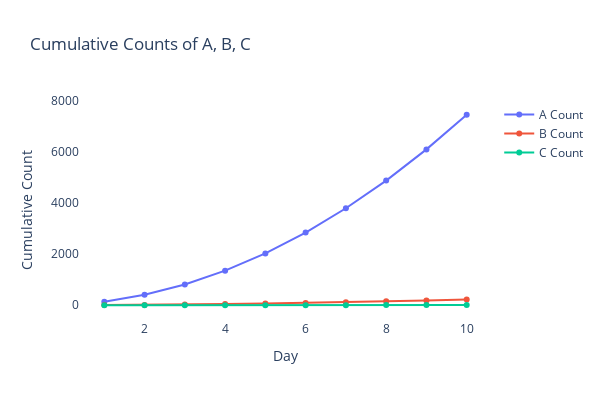

The cell this chart's notebook holds for it:
### Code cell
max_len = day_length
pre_data = total_df["previouse_data"]
# real_data = total_df["data"]
A_counts = []
B_counts = []
C_counts = []
for i in range(WANT_DAY):
    # 조각조각 탐색 
    temp_list = pre_data[:max_len]
    # real_data[:max_len+day_length]
    
    A_cnt = len([num for num in temp_list if 2.9 <= num <= 3.1])            # A
    B_cnt = len([num for num in temp_list if 2.8 <= num <= 3.2]) - A_cnt    # B
    C_cnt = len(temp_list) - (A_cnt + B_cnt)                                # C
    
    # max_len += day_length
    # print(A_cnt, B_cnt, C_cnt)
    # print()
    
    A_counts.append(A_cnt)
    B_counts.append(B_cnt)
    C_counts.append(C_cnt)
    
    max_len += day_length

# Create a cumulative sum for each count
A_cumulative = [sum(A_counts[:i+1]) for i in range(len(A_counts))]
B_cumulative = [sum(B_counts[:i+1]) for i in range(len(B_counts))]
C_cumulative = [sum(C_counts[:i+1]) for i in range(len(C_counts))]

# Create the Plotly graph
fig = go.Figure()

fig.add_trace(go.Scatter(x=list(range(1, WANT_DAY + 1)), y=A_cumulative, mode='lines+markers', name='A Count'))
fig.add_trace(go.Scatter(x=list(range(1, WANT_DAY + 1)), y=B_cumulative, mode='lines+markers', name='B Count'))
fig.add_trace(go.Scatter(x=list(range(1, WANT_DAY + 1)), y=C_cumulative, mode='lines+markers', name='C Count'))

fig.update_layout(
    title='Cumulative Counts of A, B, C',
    xaxis_title='Day',
    yaxis_title='Cumulative Count',
    paper_bgcolor='rgba(0,0,0,0)',
    plot_bgcolor='rgba(0,0,0,0)',
    width=600, height=400
)

### Figure 1 — Plotly figure (JSON) as saved in the notebook; plotly's stock layout.template omitted (floating-point values rounded to 4 significant figures)
{"data": [{"mode": "lines+markers", "name": "A Count", "type": "scatter", "x": [1, 2, 3, 4, 5, 6, 7, 8, 9, 10], "y": [134, 408, 813, 1353, 2031, 2846, 3797, 4881, 6103, 7459]}, {"mode": "lines+markers", "name": "B Count", "type": "scatter", "x": [1, 2, 3, 4, 5, 6, 7, 8, 9, 10], "y": [6, 12, 27, 47, 68, 92, 120, 153, 188, 229]}, {"mode": "lines+markers", "name": "C Count", "type": "scatter", "x": [1, 2, 3, 4, 5, 6, 7, 8, 9, 10], "y": [0, 0, 0, 0, 1, 2, 3, 6, 9, 12]}], "layout": {"height": 400, "paper_bgcolor": "rgba(0,0,0,0)", "plot_bgcolor": "rgba(0,0,0,0)", "title": {"text": "Cumulative Counts of A, B, C"}, "width": 600, "xaxis": {"title": {"text": "Day"}}, "yaxis": {"title": {"text": "Cumulative Count"}}}}
